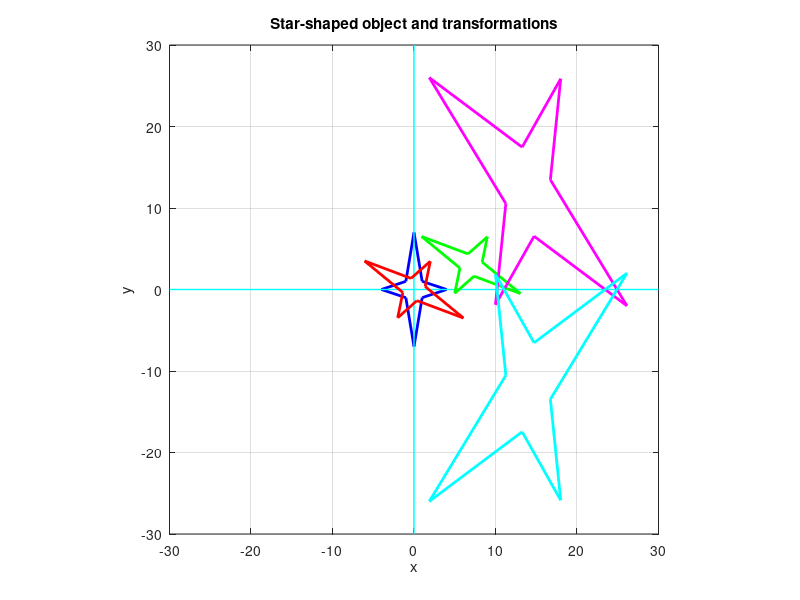
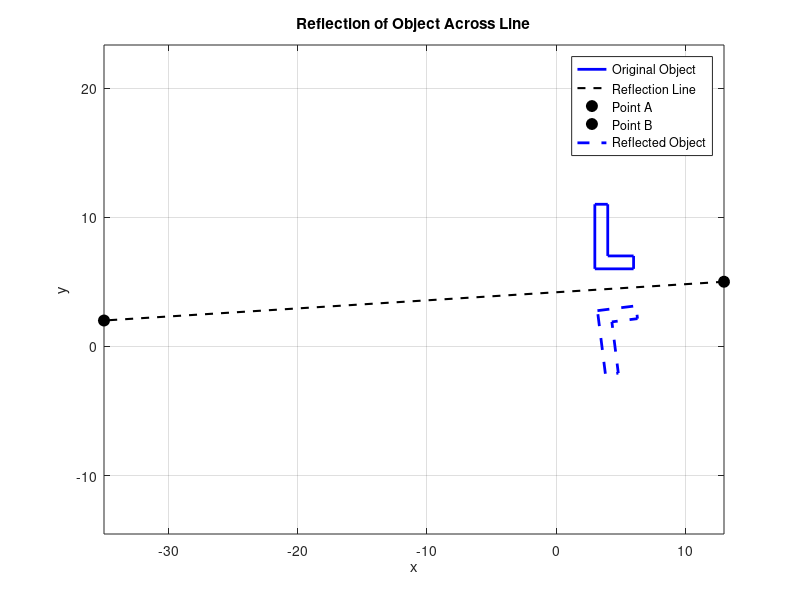
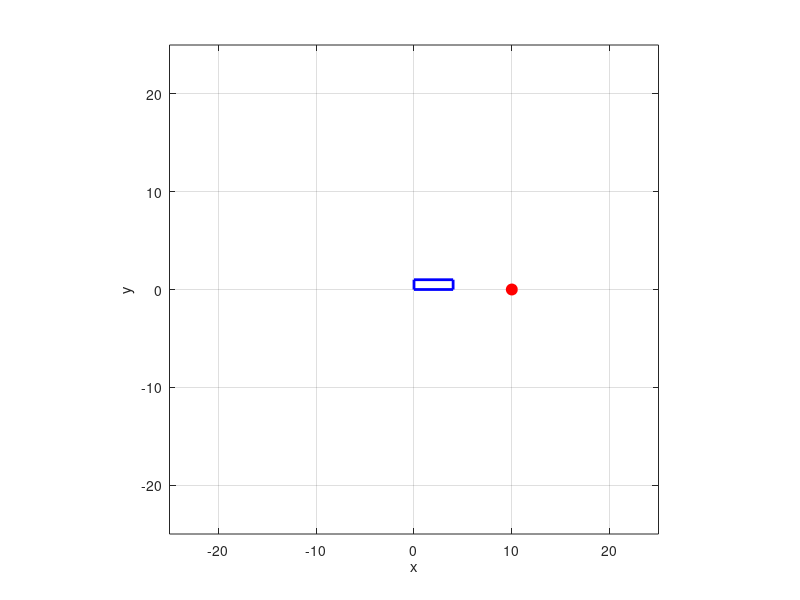

These figures' MATLAB source, in order:
clear all;
close all;
clc;
format long;
name = 'Kasey Haman';
id = 'A16978114';

%%Problem 1%%%%%%%%%%%%%%%%%%%%%%%%%%%%%%%%%%%%%%%%%%%%%%%%%%%%%%%%%%%%%%%%%%%%%%%%%%%%%%%%%%%%%%%%%%%%%%%%%%%%%%%%%%%%%%%%%%%%%%%%%%%%%%%%%%%
%Part a
% Coordinates of the star-shaped object
star_points = [4, 0;
               1, 1;
               0, 7;
               -1, 1;
               -4, 0;
               -1, -1;
               0, -7;
               1, -1;
               4, 0]; % Close the shape

% Plot the star
figure;
plot(star_points(:,1), star_points(:,2), 'b-', 'LineWidth', 2);
hold on;

% Set the axis limits and labels
axis([-30 30 -30 30]);
xlabel('x');
ylabel('y');
axis equal;
grid on;
title('Star-shaped object and transformations');


%Part b
% Plot the x and y axes
plot([-30, 30], [0, 0], 'c-', 'LineWidth', 1); % x-axis
plot([0, 0], [-30, 30], 'c-', 'LineWidth', 1); % y-axis

%Part c
% Define the rotation angle (60 degrees in radians)
theta = deg2rad(60);

% Homogeneous rotation matrix
rotation_matrix = [cos(theta), -sin(theta), 0;
                   sin(theta), cos(theta), 0;
                   0, 0, 1];

% Display the rotation matrix
disp('Homogeneous rotation matrix (60 degrees):');
disp(rotation_matrix);

% Apply the rotation matrix to the star points
homogeneous_star_points = [star_points, ones(size(star_points, 1), 1)]'; % Convert to homogeneous coordinates
rotated_star_points = (rotation_matrix * homogeneous_star_points)'; % Apply rotation

% Plot the rotated star using red lines
plot(rotated_star_points(:,1), rotated_star_points(:,2), 'r-', 'LineWidth', 2);

%Part d
% Translation vector
t_x = 7;
t_y = 3;

% Homogeneous translation matrix
translation_matrix = [1, 0, t_x;
                      0, 1, t_y;
                      0, 0, 1];

% Display the translation matrix
disp('Homogeneous translation matrix:');
disp(translation_matrix);

% Apply the translation matrix to the star points
translated_star_points = (translation_matrix * rotated_star_points')'; % Apply translation

% Plot the translated star using green lines
plot(translated_star_points(:,1), translated_star_points(:,2), 'g-', 'LineWidth', 2);


%Part e
% Scaling factors
s_x = 2;
s_y = 4;

% Homogeneous scaling matrix
scaling_matrix = [s_x, 0, 0;
                  0, s_y, 0;
                  0, 0, 1];

% Display the scaling matrix
disp('Homogeneous scaling matrix:');
disp(scaling_matrix);

% Apply the scaling matrix to the star points
scaled_star_points = (scaling_matrix * translated_star_points')'; % Apply scaling

% Plot the scaled star using magenta lines
plot(scaled_star_points(:,1), scaled_star_points(:,2), 'm-', 'LineWidth', 2);


%Part f
% Homogeneous reflection matrix (over x-axis)
reflection_matrix_x = [1, 0, 0;
                       0, -1, 0;
                       0, 0, 1];

% Display the reflection matrix
disp('Homogeneous reflection matrix (over x-axis):');
disp(reflection_matrix_x);

% Apply the reflection matrix to the star points
reflected_star_points = (reflection_matrix_x * scaled_star_points')'; % Apply reflection

% Plot the reflected star using cyan lines
plot(reflected_star_points(:,1), reflected_star_points(:,2), 'c-', 'LineWidth', 2);



%%Problem 2%%%%%%%%%%%%%%%%%%%%%%%%%%%%%%%%%%%%%%%%%%%%%%%%%%%%%%%%%%%%%%%%%%%%%%%%%%%%%%%%%%%%%%%%%%%%%%%%%%%%%%%%%%%%%%%%%%%%%%%%%%%%%%%%%%%
% Define the coordinates of the object (L-shaped object as an example)
object_points = [3, 6;
                 6, 6;
                 6, 7;
                 4, 7;
                 4, 11;
                 3, 11];

% Define the reflection line by two points, A and B
A = [13, 5];
B = [-35, 2];

% Plot the original object using solid lines
figure;
plot([object_points(:,1); object_points(1,1)], [object_points(:,2); object_points(1,2)], 'b-', 'LineWidth', 2);
hold on;

% Plot the reflection line
plot([A(1), B(1)], [A(2), B(2)], 'k--', 'LineWidth', 1.5);
plot(A(1), A(2), 'ko', 'MarkerFaceColor', 'k', 'MarkerSize', 8); % Point A
plot(B(1), B(2), 'ko', 'MarkerFaceColor', 'k', 'MarkerSize', 8); % Point B

% Set axis limits and labels
axis equal;
xlabel('x');
ylabel('y');
grid on;
title('Reflection of Object Across Line');
hold on;

% Homogeneous coordinates for the object points
homogeneous_object_points = [object_points, ones(size(object_points, 1), 1)];

%% Step 1: Translation matrix (to move A to the origin)
translation_to_origin = [1, 0, -A(1);
                         0, 1, -A(2);
                         0, 0, 1];

%% Step 2: Calculate the angle of rotation to align line AB with the x-axis
delta_y = B(2) - A(2);
delta_x = B(1) - A(1);
angle = atan2(delta_y, delta_x); % Angle to rotate line to the x-axis

%% Step 3: Rotation matrix (to align line AB with the x-axis)
rotation_matrix = [cos(-angle), -sin(-angle), 0;
                   sin(-angle), cos(-angle), 0;
                   0, 0, 1];

%% Step 4: Reflection matrix (reflect across the x-axis)
reflection_matrix = [1, 0, 0;
                     0, -1, 0;
                     0, 0, 1];

%% Step 5: Inverse rotation matrix (to undo the rotation after reflection)
inverse_rotation_matrix = [cos(angle), -sin(angle), 0;
                           sin(angle), cos(angle), 0;
                           0, 0, 1];

%% Step 6: Inverse translation matrix (to undo the translation after reflection)
translation_back = [1, 0, A(1);
                    0, 1, A(2);
                    0, 0, 1];

%% Final transformation matrix
transformation_matrix = translation_back * inverse_rotation_matrix * reflection_matrix * rotation_matrix * translation_to_origin;

%% Apply the transformation matrix to the object points
reflected_object_points = (transformation_matrix * homogeneous_object_points')';

%% Plot the reflected object using dashed lines
plot([reflected_object_points(:,1); reflected_object_points(1,1)], [reflected_object_points(:,2); reflected_object_points(1,2)], 'b--', 'LineWidth', 2);

% Display the reflection line and points
legend('Original Object', 'Reflection Line', 'Point A', 'Point B', 'Reflected Object');
hold off;





%%Problem 3%%%%%%%%%%%%%%%%%%%%%%%%%%%%%%%%%%%%%%%%%%%%%%%%%%%%%%%%%%%%%%%%%%%%%%%%%%%%%%%%%%%%%%%%%%%%%%%%%%%%%%%%%%%%%%%%%%%%%%%%%%%%%%%%%%%
%Part a
% Coordinates of the rectangle vertices
rectangle_points = [0, 0;
                    4, 0;
                    4, 1;
                    0, 1;
                    0, 0]; % Close the rectangle

% Plot the rectangle using blue lines
figure;
plot(rectangle_points(:,1), rectangle_points(:,2), 'b-', 'LineWidth', 2);
hold on;

% Set axis limits and labels
axis([-25 25 -25 25]);
xlabel('x');
ylabel('y');
axis equal;
grid on;
title('Rectangle and rotation about point B (10, 0)');

%Part b
% Define point B
B = [10, 0];

% Plot point B as a small red circle
plot(B(1), B(2), 'ro', 'MarkerFaceColor', 'r', 'MarkerSize', 8);

%Part c
n = 100;
theta = 6 * pi / n; % Angle of rotation for each step

% Rotation matrix around the origin
rotation_matrix_origin = [cos(theta), -sin(theta), 0;
                          sin(theta), cos(theta), 0;
                          0, 0, 1];

% Translation matrix to move the pivot to the origin
translation_to_origin = [1, 0, -B(1);
                         0, 1, -B(2);
                         0, 0, 1];

% Translation matrix to move back to the original position
translation_back = [1, 0, B(1);
                    0, 1, B(2);
                    0, 0, 1];

% Combined rotation matrix around point B
rotation_matrix_B = translation_back * rotation_matrix_origin * translation_to_origin;

% Display the rotation matrix
disp('Homogeneous rotation matrix around point B (10, 0):');
disp(rotation_matrix_B);

%Part d
% Convert rectangle points to homogeneous coordinates (add a column of ones)
homogeneous_rectangle_points = [rectangle_points, ones(size(rectangle_points, 1), 1)];

% Animate the rotation
for i = 1:n
    % Apply the rotation matrix
    rotated_rectangle_points = (rotation_matrix_B * homogeneous_rectangle_points')';
    
    % Clear previous plot
    clf;
    
    % Plot the rotated rectangle
    plot(rotated_rectangle_points(:,1), rotated_rectangle_points(:,2), 'b-', 'LineWidth', 2);
    hold on;
    
    % Plot point B again
    plot(B(1), B(2), 'ro', 'MarkerFaceColor', 'r', 'MarkerSize', 8);
    
    % Set axis limits and labels
    axis([-25 25 -25 25]);
    xlabel('x');
    ylabel('y');
    axis equal;
    grid on;
    
    % Pause to create animation effect
    pause(0.05);
    
    % Update the rectangle points for the next iteration
    homogeneous_rectangle_points = rotated_rectangle_points;
end

hold off;
